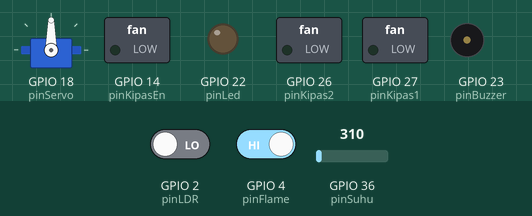
Bench run of a sketch on a simulated ESP32. On the bench: servo, switched loads named in the sketch (green lamp = pin HIGH), output pins drawn as LEDs (lit = HIGH), buzzer (waves = sounding, pin HIGH). Inputs (shaded band) come from the test bench; at power-on: GPIO 4 (pinFlame) HIGH, GPIO 2 (pinLDR) LOW, GPIO 36 (pinSuhu) = 310. WiFi joins after 1.5 s; servers stay silent unless stated; the Firebase database answers and starts empty; what the sketch prints to the serial monitor is not drawn.

Above: at 3.3 s.
3.4 s: GPIO 4 (pinFlame) driven LOW
At 5.4 s:
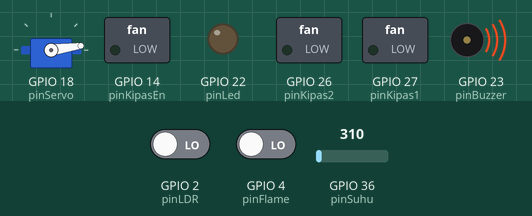
At 6.0 s:
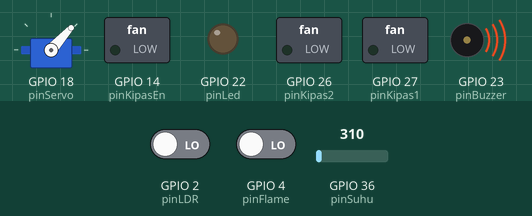
7.5 s: GPIO 4 (pinFlame) driven HIGH
At 10.0 s:
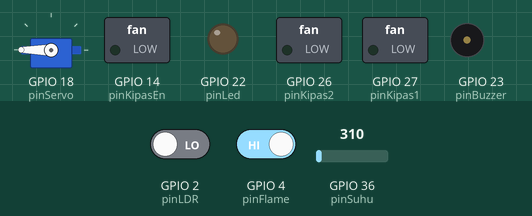
Timing chart, 0 to 11.5 s (numbered marks = the images above; inputs shaded):
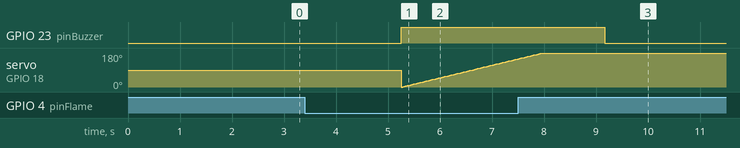

The sketch:

smartHomeFix.ino
```cpp
#include <WiFi.h>
#include <IOXhop_FirebaseESP32.h>
#include <ESP32Servo.h>

#define FIREBASE_HOST "https://tesfirebase-e187b.firebaseio.com/"
#define FIREBASE_AUTH "4vGwwulG8EsoZLHCeNHyMaDcrsPwFKakUUdDAXkC"
#define WIFI_SSID "Fir"
#define WIFI_PASSWORD "ghevan3186"

Servo myservo;

const int pinBuzzer = 23;
const int pinFlame = 4;
const int pinKipas1 = 27;
const int pinKipas2 = 26;
const int pinKipasEn = 14;
const int pinLDR = 2;
const int pinLed = 22;
const int pinServo = 18;
const int pinSuhu = 36;

const int freq = 30000;
const int pwmChannel = 0;
const int resolution = 8;

String kipasControl;
String ledControl;
String servoControl;
String buzzerStatus = "OFF";
String kipasStatus="OFF";
String ledStatus = "OFF";
String servoStatus = "tutup";
String lastServoStatus = "tutup";

int buzzer=0,led,ldr,flame,servo,dutyCycle;
float suhu;

void setup() {
  Serial.begin(115200);
  setupPin();
  setupServo();
  setupKipas();
  connectWifi();
  setupFirebase();
}

void loop() {
  flame = digitalRead(pinFlame);
  ldr = digitalRead(pinLDR);
  suhu = analogRead(pinSuhu)/9.31;
  ledControl = Firebase.getString("control_led");
  servoControl = Firebase.getString("control_servo");
  kipasControl = Firebase.getString("control_kipas");

  String strFlame = String(flame);
  String strLDR = String(ldr);
  String strSuhu = String(suhu);

  Firebase.setString("status_flame",strFlame);
  Firebase.setString("status_ldr",strLDR);
  Firebase.setString("status_suhu",strSuhu);

  if(flame == 0){
    servoStatus = Firebase.getString("status_servo");

    nyalakanBuzzer();

    if(servoStatus == "tutup"){
      do{
        bukaPintu();
        lastServoStatus = "buka";
      }
      while(servoStatus == lastServoStatus);
      servoStatus = "buka";
      Firebase.setString("status_servo",servoStatus);
    }
    Firebase.setString("status_buzzer","ON");
  }
  else{
    matikanBuzzer();
    Firebase.setString("status_buzzer","OFF");
  }


  if(ledControl == "manual"){
    ledStatus = Firebase.getString("status_led");
    if(ledStatus == "ON"){
      nyalakanLed();
    }
    else if(ledStatus == "OFF"){
      matikanLed();
    }
  }
  else if(ledControl == "auto"){
    if(ldr == 1){
      nyalakanLed();
      ledStatus = "ON";
      Firebase.setString("status_led",ledStatus);
    }
    else if(ldr == 0){
      matikanLed();
      ledStatus = "OFF";
      Firebase.setString("status_led",ledStatus);
    }
  }

  if(servoControl == "manual"){
    servoStatus = Firebase.getString("status_servo");
    if(servoStatus == "buka"){
      if(!(servoStatus == lastServoStatus)){
        bukaPintu();
      }
      lastServoStatus = servoStatus;
    }
    else if(servoStatus == "tutup"){
      if(!(servoStatus == lastServoStatus)){
        tutupPintu();
      }
      lastServoStatus = servoStatus;
    }
  }

  if(kipasControl == "manual"){
    kipasStatus = Firebase.getString("status_kipas");
    if(kipasStatus == "LOW"){
      dutyCycle = 200;
      digitalWrite(pinKipas1, HIGH);
      digitalWrite(pinKipas2, LOW);
      ledcWrite(pwmChannel,dutyCycle);
    }
    else if(kipasStatus == "HIGH"){
      dutyCycle = 250;
      digitalWrite(pinKipas1, HIGH);
      digitalWrite(pinKipas2, LOW);
      ledcWrite(pwmChannel,dutyCycle);
    }
    else if(kipasStatus == "OFF"){
      digitalWrite(pinKipas1, LOW);
      digitalWrite(pinKipas2, LOW);
    }
  }

  else if(kipasControl == "auto"){
    if(suhu >= 15 && suhu <= 21){
      dutyCycle = 200;
      digitalWrite(pinKipas1, HIGH);
      digitalWrite(pinKipas2, LOW);
      ledcWrite(pwmChannel,dutyCycle);
      kipasStatus = "LOW";
      Firebase.setString("status_kipas",kipasStatus);
    }
    else if(suhu > 21 && suhu <= 25){
      dutyCycle= 250;
      digitalWrite(pinKipas1, HIGH);
      digitalWrite(pinKipas2, LOW);
      ledcWrite(pwmChannel,dutyCycle);
      kipasStatus = "HIGH";
      Firebase.setString("status_kipas",kipasStatus);
    }
    else{
      digitalWrite(pinKipas1, LOW);
      digitalWrite(pinKipas2, LOW);
      kipasStatus = "OFF";
      Firebase.setString("status_kipas",kipasStatus);
    }
  }

  lihatData();
  //delay(100);
}

void setupPin(){
  pinMode(pinFlame,INPUT);
  pinMode(pinLDR,INPUT);
  pinMode(pinSuhu,INPUT);
  pinMode(pinBuzzer,OUTPUT);
  pinMode(pinKipas1,OUTPUT);
  pinMode(pinKipas2,OUTPUT);
  pinMode(pinKipasEn,OUTPUT);
  pinMode(pinLed,OUTPUT);
  pinMode(pinServo,OUTPUT);
  digitalWrite(pinBuzzer,buzzer);
}

void setupServo(){
  myservo.setPeriodHertz(50);
  myservo.attach(pinServo, 1000, 2000);
}

void setupKipas(){
  ledcSetup(pwmChannel, freq, resolution);
  ledcAttachPin(pinKipasEn, pwmChannel);
}

void connectWifi(){
  WiFi.begin(WIFI_SSID, WIFI_PASSWORD);
  Serial.print("Connecting to ");
  Serial.print(WIFI_SSID);

  while (WiFi.status() != WL_CONNECTED) {
    Serial.print(".");
    delay(500);
  }

  Serial.println();
  Serial.print("Connected to ");
  Serial.println(WIFI_SSID);
  Serial.print("IP Address is : ");
  Serial.println(WiFi.localIP());
}

void setupFirebase(){
  Firebase.begin(FIREBASE_HOST, FIREBASE_AUTH);
  Firebase.setString("status_buzzer",buzzerStatus);
  Firebase.setString("status_led",ledStatus);
  Firebase.setString("status_servo",servoStatus);
  Firebase.setString("status_kipas",kipasStatus);
}

void bukaPintu(){
  for (servo = 0; servo <= 180; servo += 1) {
    myservo.write(servo);
    delay(15);
  }
}

void tutupPintu(){
  for (servo = 180; servo >= 0; servo -= 1) {
    myservo.write(servo);
    delay(15);
  }
}

void nyalakanBuzzer(){
  buzzer = 1;
  digitalWrite(pinBuzzer,buzzer);
}

void matikanBuzzer(){
  buzzer = 0;
  digitalWrite(pinBuzzer,buzzer);
}

void nyalakanLed(){
  led = 1;
  digitalWrite(pinLed,led);
}

void matikanLed(){
  led = 0;
  digitalWrite(pinLed,led);
}

void lihatData(){
  Serial.print("Suhu: ");
  Serial.print(suhu);
  Serial.print(" Kipas: ");
  Serial.print(kipasStatus);
  Serial.print(" LED: ");
  Serial.print(led);
  Serial.print(" LDR: ");
  Serial.print(ldr);
  Serial.print(" Flame: ");
  Serial.print(flame);
  Serial.print(" Buzzer: ");
  Serial.print(buzzer);
  Serial.print(" Pintu: ");
  Serial.println(servoStatus);
}
```

Measured:
- after the input at 3.4 s, GPIO 23 (pinBuzzer): LOW → HIGH after 1.9 s
- after the input at 7.5 s, GPIO 23 (pinBuzzer): HIGH → LOW after 1.7 s
